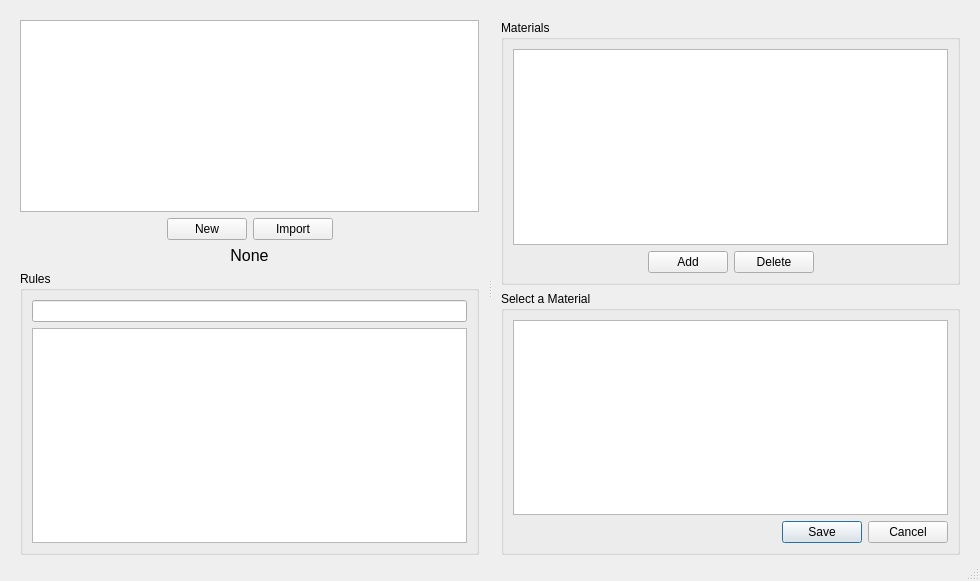
<?xml version="1.0" encoding="UTF-8"?>
<ui version="4.0">
 <class>dProcessLibrary</class>
 <widget class="QDialog" name="dProcessLibrary">
  <property name="geometry">
   <rect>
    <x>0</x>
    <y>0</y>
    <width>980</width>
    <height>581</height>
   </rect>
  </property>
  <property name="sizePolicy">
   <sizepolicy hsizetype="Preferred" vsizetype="Preferred">
    <horstretch>0</horstretch>
    <verstretch>0</verstretch>
   </sizepolicy>
  </property>
  <property name="windowTitle">
   <string>Dialog</string>
  </property>
  <property name="sizeGripEnabled">
   <bool>true</bool>
  </property>
  <property name="modal">
   <bool>false</bool>
  </property>
  <layout class="QVBoxLayout" name="verticalLayout_5" stretch="0,0">
   <property name="sizeConstraint">
    <enum>QLayout::SizeConstraint::SetDefaultConstraint</enum>
   </property>
   <item>
    <widget class="QSplitter" name="hSplitter">
     <property name="sizePolicy">
      <sizepolicy hsizetype="Expanding" vsizetype="Expanding">
       <horstretch>0</horstretch>
       <verstretch>0</verstretch>
      </sizepolicy>
     </property>
     <property name="orientation">
      <enum>Qt::Orientation::Horizontal</enum>
     </property>
     <widget class="QFrame" name="fLeft">
      <property name="frameShape">
       <enum>QFrame::Shape::NoFrame</enum>
      </property>
      <property name="frameShadow">
       <enum>QFrame::Shadow::Raised</enum>
      </property>
      <layout class="QVBoxLayout" name="verticalLayout">
       <item>
        <widget class="QTreeWidget" name="twProcess">
         <property name="sizePolicy">
          <sizepolicy hsizetype="Expanding" vsizetype="Preferred">
           <horstretch>0</horstretch>
           <verstretch>0</verstretch>
          </sizepolicy>
         </property>
         <property name="headerHidden">
          <bool>true</bool>
         </property>
         <column>
          <property name="text">
           <string/>
          </property>
         </column>
        </widget>
       </item>
       <item>
        <layout class="QGridLayout" name="glProccessButtons">
         <item row="0" column="1">
          <widget class="QPushButton" name="pbNewProcess">
           <property name="toolTip">
            <string>Adds a new process to the tree</string>
           </property>
           <property name="text">
            <string>New</string>
           </property>
          </widget>
         </item>
         <item row="0" column="2">
          <widget class="QPushButton" name="pbImportProcess">
           <property name="toolTip">
            <string>Imports a process from a .yaml file</string>
           </property>
           <property name="text">
            <string>Import</string>
           </property>
          </widget>
         </item>
         <item row="0" column="3">
          <spacer name="horizontalSpacer_4">
           <property name="orientation">
            <enum>Qt::Orientation::Horizontal</enum>
           </property>
           <property name="sizeHint" stdset="0">
            <size>
             <width>40</width>
             <height>20</height>
            </size>
           </property>
          </spacer>
         </item>
         <item row="0" column="0">
          <spacer name="horizontalSpacer_3">
           <property name="orientation">
            <enum>Qt::Orientation::Horizontal</enum>
           </property>
           <property name="sizeHint" stdset="0">
            <size>
             <width>40</width>
             <height>20</height>
            </size>
           </property>
          </spacer>
         </item>
        </layout>
       </item>
       <item>
        <widget class="QLabel" name="lProcess">
         <property name="sizePolicy">
          <sizepolicy hsizetype="Preferred" vsizetype="Fixed">
           <horstretch>0</horstretch>
           <verstretch>0</verstretch>
          </sizepolicy>
         </property>
         <property name="font">
          <font>
           <pointsize>12</pointsize>
          </font>
         </property>
         <property name="toolTip">
          <string>The currently selected process in the tree</string>
         </property>
         <property name="layoutDirection">
          <enum>Qt::LayoutDirection::LeftToRight</enum>
         </property>
         <property name="text">
          <string>None</string>
         </property>
         <property name="scaledContents">
          <bool>false</bool>
         </property>
         <property name="alignment">
          <set>Qt::AlignmentFlag::AlignCenter</set>
         </property>
         <property name="margin">
          <number>2</number>
         </property>
        </widget>
       </item>
       <item>
        <widget class="QGroupBox" name="gbRules">
         <property name="sizePolicy">
          <sizepolicy hsizetype="Preferred" vsizetype="Preferred">
           <horstretch>0</horstretch>
           <verstretch>0</verstretch>
          </sizepolicy>
         </property>
         <property name="minimumSize">
          <size>
           <width>0</width>
           <height>0</height>
          </size>
         </property>
         <property name="layoutDirection">
          <enum>Qt::LayoutDirection::LeftToRight</enum>
         </property>
         <property name="title">
          <string>Rules</string>
         </property>
         <layout class="QVBoxLayout" name="verticalLayout_2">
          <item>
           <widget class="QLineEdit" name="leSearchRules"/>
          </item>
          <item>
           <widget class="QListWidget" name="lwRules">
            <property name="sizePolicy">
             <sizepolicy hsizetype="Preferred" vsizetype="Expanding">
              <horstretch>0</horstretch>
              <verstretch>0</verstretch>
             </sizepolicy>
            </property>
            <property name="maximumSize">
             <size>
              <width>16777215</width>
              <height>16777215</height>
             </size>
            </property>
            <property name="toolTip">
             <string>&lt;html&gt;&lt;head/&gt;&lt;body&gt;&lt;p&gt;Enables manufacturing rules for the active process.&lt;/p&gt;&lt;/body&gt;&lt;/html&gt;</string>
            </property>
            <property name="modelColumn">
             <number>0</number>
            </property>
            <property name="sortingEnabled">
             <bool>false</bool>
            </property>
           </widget>
          </item>
         </layout>
        </widget>
       </item>
      </layout>
     </widget>
     <widget class="QFrame" name="fRight">
      <property name="sizePolicy">
       <sizepolicy hsizetype="Preferred" vsizetype="Preferred">
        <horstretch>0</horstretch>
        <verstretch>0</verstretch>
       </sizepolicy>
      </property>
      <property name="frameShape">
       <enum>QFrame::Shape::NoFrame</enum>
      </property>
      <property name="frameShadow">
       <enum>QFrame::Shadow::Raised</enum>
      </property>
      <property name="lineWidth">
       <number>0</number>
      </property>
      <layout class="QVBoxLayout" name="verticalLayout_4" stretch="0,0">
       <property name="sizeConstraint">
        <enum>QLayout::SizeConstraint::SetDefaultConstraint</enum>
       </property>
       <item>
        <widget class="QGroupBox" name="gbMaterial">
         <property name="sizePolicy">
          <sizepolicy hsizetype="Preferred" vsizetype="Expanding">
           <horstretch>0</horstretch>
           <verstretch>0</verstretch>
          </sizepolicy>
         </property>
         <property name="title">
          <string>Materials</string>
         </property>
         <layout class="QVBoxLayout" name="verticalLayout_6">
          <item>
           <widget class="QTableWidget" name="twMaterials">
            <property name="toolTip">
             <string/>
            </property>
           </widget>
          </item>
          <item>
           <layout class="QGridLayout" name="gridLayout">
            <item row="0" column="2">
             <widget class="QPushButton" name="pbMaterialDelete">
              <property name="toolTip">
               <string>Removes the selected material from the active process</string>
              </property>
              <property name="text">
               <string>Delete</string>
              </property>
             </widget>
            </item>
            <item row="0" column="3">
             <spacer name="horizontalSpacer_2">
              <property name="orientation">
               <enum>Qt::Orientation::Horizontal</enum>
              </property>
              <property name="sizeHint" stdset="0">
               <size>
                <width>40</width>
                <height>20</height>
               </size>
              </property>
             </spacer>
            </item>
            <item row="0" column="1">
             <widget class="QPushButton" name="pbMaterialAdd">
              <property name="toolTip">
               <string>Adds a new material to the active process</string>
              </property>
              <property name="text">
               <string>Add</string>
              </property>
             </widget>
            </item>
            <item row="0" column="0">
             <spacer name="horizontalSpacer">
              <property name="orientation">
               <enum>Qt::Orientation::Horizontal</enum>
              </property>
              <property name="sizeHint" stdset="0">
               <size>
                <width>40</width>
                <height>20</height>
               </size>
              </property>
             </spacer>
            </item>
           </layout>
          </item>
         </layout>
        </widget>
       </item>
       <item>
        <widget class="QGroupBox" name="gbMaterialEdit">
         <property name="title">
          <string>Select a Material</string>
         </property>
         <layout class="QVBoxLayout" name="verticalLayout_3">
          <item>
           <widget class="QTableWidget" name="twMaterialEdit"/>
          </item>
          <item>
           <layout class="QGridLayout" name="gridLayout_2" columnstretch="0,0">
            <item row="0" column="1">
             <widget class="QDialogButtonBox" name="buttonBox">
              <property name="acceptDrops">
               <bool>false</bool>
              </property>
              <property name="layoutDirection">
               <enum>Qt::LayoutDirection::LeftToRight</enum>
              </property>
              <property name="autoFillBackground">
               <bool>false</bool>
              </property>
              <property name="orientation">
               <enum>Qt::Orientation::Horizontal</enum>
              </property>
              <property name="standardButtons">
               <set>QDialogButtonBox::StandardButton::Cancel|QDialogButtonBox::StandardButton::Save</set>
              </property>
              <property name="centerButtons">
               <bool>false</bool>
              </property>
             </widget>
            </item>
           </layout>
          </item>
         </layout>
        </widget>
       </item>
      </layout>
     </widget>
    </widget>
   </item>
   <item>
    <widget class="QFrame" name="visualizer_container">
     <property name="sizePolicy">
      <sizepolicy hsizetype="Expanding" vsizetype="Preferred">
       <horstretch>0</horstretch>
       <verstretch>0</verstretch>
      </sizepolicy>
     </property>
     <property name="frameShape">
      <enum>QFrame::Shape::StyledPanel</enum>
     </property>
     <property name="frameShadow">
      <enum>QFrame::Shadow::Raised</enum>
     </property>
    </widget>
   </item>
  </layout>
 </widget>
 <resources/>
 <connections/>
</ui>
